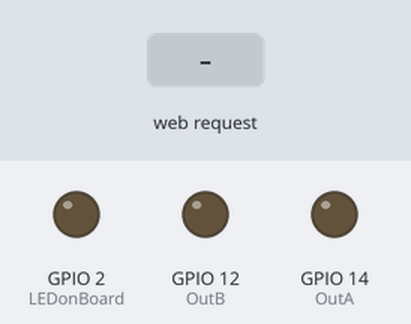
Simulated run of this sketch. Board: ESP8266 (NodeMCU). Parts: output pins drawn as LEDs (lit = HIGH). The test bench sets the inputs (shaded band). WiFi joins after 1.5 s; servers stay silent unless stated; what the sketch prints to the serial monitor is not drawn.

Above: at 0.0 s.
At 3.7 s:
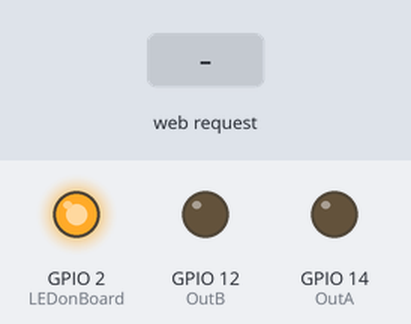
3.8 s: HTTP request GET /setPOS?POS=1 received
5.3 s: HTTP request GET /setTDir received
Timing chart, 0 to 8.3 s (numbered marks = the images above; inputs shaded):
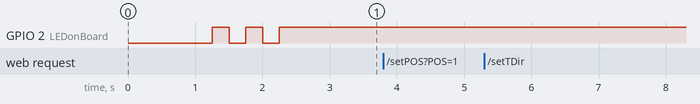

The sketch:

ESP8266_Model_Railroad_Layout_Control.ino
```cpp
/*
 * Arduino code for controlling a model railroad layout with an ESP8266 using a browser on a device in local network.
 *
 * This example can control a locomotive and a turnout.
 *
 * You can add more turnouts and locomotive controls by modifying this and the PageIndex.h code.
 *
 * Made by KushagraK7: https://www.instructables.com/member/KushagraK7/
 *
 * The ESP8266 and the controlling device such as the laptop or the smartphone should be in the same local network.
 *
 *
 */

#include <ESP8266WiFi.h>
#include <ESP8266WebServer.h>

#include "PageIndex.h"; //--> Include the contents of the User Interface Web page, stored in the same folder as the .ino file

#define LEDonBoard 2  //--> Defining an On Board LED, used for indicators when the process of connecting to a wifi router

//PWM outputs for locomotive's speed and direction control
#define OutA 14
#define OutB 12

//Digital outputs for turnout control
#define T1A 13
#define T1B 15

//----------------------------------------SSID and Password of your WiFi router
const char *ssid = "Router_SSID";
const char *password = "Router_Password";
//----------------------------------------

int p = 0;
int m = 1;
int sp;
float spe = 0;

String POS;
String Dir;
String TNo;
String TDir;

ESP8266WebServer server(80);  //--> Server on port 80

//----------------------------------------This routine is executed when you open NodeMCU ESP8266 IP Address in browser
void handleRoot() {
 String s = MAIN_page; //Read HTML contents
 server.send(200, "text/html", s); //Send web page
}
//----------------------------------------

//----------------------------------------Procedure for handling servo control
void setSpeed()
{
  POS = server.arg("POS");

  p = POS.toInt();

  Serial.print("Position:  ");
  Serial.print(p);
  Serial.print("  Direction:  ");
  Serial.println(m);
  server.send(200, "text/plane","");


}

void setDir()
{
  Dir = server.arg("Dir");

  if(Dir.length()  != 0) m = Dir.toInt();


  Serial.print("Position:  ");
  Serial.print(p);
  Serial.print("  Direction:  ");
  Serial.println(m);
  server.send(200, "text/plane","");

}

void setTNo()
{
  TNo = server.arg("TNo");
}

void setTDir()
{
  TDir = server.arg("TDir");

  turnout(TNo, TDir);

  Serial.print("Turnout ");
  Serial.print(TNo);
  Serial.print("'s direction: ");
  Serial.println(TDir);
}

void run(int s)
{
  if(s > 0 && s <= 255)
  {
    digitalWrite(OutB, LOW);
    analogWrite(OutA, s);
  }

  if(s < 0 && s >= -255)
  {
    digitalWrite(OutA, LOW);
    analogWrite(OutB, -s);
  }

  else
  {
    digitalWrite(OutB, LOW);
    digitalWrite(OutA, LOW);
  }

}

void turnout(String tNo, String tDir)
{

  if(tNo == "1")
  {
    if(tDir == "1")
    {
      digitalWrite(T1A, HIGH);
      delay(25);
      digitalWrite(T1A, LOW);
    }

    if(tDir == "0")
    {
      digitalWrite(T1B, HIGH);
      delay(25);
      digitalWrite(T1B, LOW);
    }
  }

}
//----------------------------------------
//----------------------------------------Setup----------------------------------------
void setup() {
  Serial.begin(115200);
  delay(1000);

  pinMode(OutA, OUTPUT);
  pinMode(OutB, OUTPUT);


  WiFi.begin(ssid, password); //--> Connect to your WiFi router
  Serial.println("");

  pinMode(LEDonBoard,OUTPUT); //--> On Board LED port Direction output
  digitalWrite(LEDonBoard, HIGH); //--> Turn off Led On Board

  //----------------------------------------Wait for connection
  Serial.print("Connecting");
  while (WiFi.status() != WL_CONNECTED) {
    Serial.print(".");
    //----------------------------------------Make the On Board Flashing LED on the process of connecting to the wifi router.
    digitalWrite(LEDonBoard, LOW);
    delay(250);
    digitalWrite(LEDonBoard, HIGH);
    delay(250);
    //----------------------------------------
  }
  //----------------------------------------
  digitalWrite(LEDonBoard, HIGH); //--> Turn off the On Board LED when it is connected to the wifi router.
  //----------------------------------------If connection is successful then show IP address in serial monitor
  Serial.println("");
  Serial.print("Successfully connected to : ");
  Serial.println(ssid);
  Serial.print("IP address: ");
  Serial.println(WiFi.localIP());
  //----------------------------------------

  //----------------------------------------Initialize Webserver
  server.on("/",handleRoot);  //--> Routine to handle at root location. This is to display web page.
  server.on("/setPOS", setSpeed);
  server.on("/setDir", setDir);
  server.on("/setTNo", setTNo);
  server.on("/setTDir", setTDir);
  server.begin();
  Serial.println("HTTP server started");
}
//------------------------------------------------------------------------------------
//----------------------------------------Loop----------------------------------------
void loop() {
 server.handleClient();

 sp = map(p, 0, 100, 0, 255);

 if(spe < sp*m) spe+= 0.1;
 if(spe > sp*m) spe-= 0.1;

 run(spe);
}
//------------------------------------------------------------------------------------
```

PageIndex.h
```cpp
const char MAIN_page[] PROGMEM = R"=====(

<!DOCTYPE html>
<html>
  <head>
    <meta name="viewport" content="width=device-width, initial-scale=1">
    <style>
      html {
        font-family: Arial;
        display: inline-block;
        margin: 0px auto;
        text-align: center;
      }

      .container {
        height: 200px;
        position: relative;
      }

      .center {
        margin: 0;
        position: absolute;
        top: 50%;
        left: 50%;
        -ms-transform: translate(-50%, -50%);
        transform: translate(-50%, -50%);
      }

      .slidecontainer {
        width: 100%;
      }

      .slider {
        -webkit-appearance: none;
        width: 50%;
        height: 15px;
        border-radius: 5px;
        background: #d3d3d3;
        outline: none;
        opacity: 0.7;
        -webkit-transition: .2s;
        transition: opacity .2s;
      }

      .slider:hover {
        opacity: 1;
      }

      .slider::-webkit-slider-thumb {
        -webkit-appearance: none;
        appearance: none;
        width: 25px;
        height: 25px;
        border-radius: 50%;
        background: #FFA500;
        cursor: pointer;
      }

      .slider::-moz-range-thumb {
        width: 25px;
        height: 25px;
        border-radius: 50%;
        background: #FFA500;
        cursor: pointer;
      }

	  .btn-group button {


		background-color: #FFA500; /* Orange background */
		border: 5px solid grey;
		color: white; /* White text */
		padding: 10px 40px; /* Some padding */
		cursor: pointer; /* Pointer/hand icon */

	  }

/* Clear floats (clearfix hack) */
.btn-group:after {
  content: "";
  clear: both;
  display: table;
}

.btn-group button:not(:last-child) {
  border-right: none; /* Prevent double borders */
}

/* Add a background color on hover */
.btn-group button:hover {
  background-color: #FF8C00;
}
    </style>
  </head>
  <body style="background-color:grey;">


    <h1>Model Railroad Layout Control</h1>


      <p>Value : <span id="v1"></span></p>
	    <p>Direction : <span id="dir"></span></p>

    <div class="slidecontainer">
      <input
	  type="range" orient="vertical" min="0" max="100" value="0" class="slider" id="myRange"
	  >

	</div>

   <div class="container">
      <div class="center">
        	<div class="btn-group">
          <button Forward onclick="forward()"> Forward </button>
          <button Stop onclick= "stop()" > Stop </button>
          <button Reverse onclick="reverse()" > Reverse </button>
        	</div>
	    </div>
    </div>

    <div class="container">
      <p> Turnout 1 <span id="tt"></span></p>
        <div class="center">
            <div class="btn-group">
            <button Left onclick="tLeft(1)"> Left </button>
            <button Right onclick= "tRight(1)"> Right </button>
            </div>
        </div>
    </div>


    <script>
      function sendData(pos) {
        var xhttp = new XMLHttpRequest();
        xhttp.onreadystatechange = function() {
          if (this.readyState == 4 && this.status == 200) {
            console.log(this.responseText);
          }
        };
        xhttp.open("GET", "setPOS?POS="+pos, true);
        xhttp.send();
      }

      function sendDir(dir) {
        var xhttp = new XMLHttpRequest();
        xhttp.onreadystatechange = function() {
          if (this.readyState == 4 && this.status == 200) {
            console.log(this.responseText);
          }
        };
        xhttp.open("GET", "setDir?Dir="+dir, true);
        xhttp.send();
      }

      function sendTNo(tn) {
        var xhttp = new XMLHttpRequest();
        xhttp.onreadystatechange = function() {
          if (this.readyState == 4 && this.status == 200) {
            console.log(this.responseText);
          }
        };
        xhttp.open("GET", "setTNo?TNo="+tn, true);
        xhttp.send();
      }

      function sendTDir(d) {
        var xhttp = new XMLHttpRequest();
        xhttp.onreadystatechange = function() {
          if (this.readyState == 4 && this.status == 200) {
            console.log(this.responseText);
          }
        };
        xhttp.open("GET", "setTDir?TDir="+d, true);
        xhttp.send();
      }

		function reverse() {
			dir.innerHTML = "Reverse";

      sendDir("-1");
    }

		function forward() {
			dir.innerHTML = "Forward";

      sendDir("1");
		}

		function stop()	{
		  slider.value = 0;
		  output.innerHTML = slider.value;
      sendData(output.innerHTML);
		}

    function tLeft(Tn){
      tt.innerHTML = "Left";
      sendTNo(1);
      sendTDir(0);
    }

    function tRight(Tn){
      tt.innerHTML = "Right";
      sendTNo(1);
      sendTDir(1);
    }


      var slider = document.getElementById("myRange");
      var output = document.getElementById("v1");
      output.innerHTML = slider.value;


      slider.oninput = function() {
        output.innerHTML = this.value;
        sendData(output.innerHTML);
      }
    </script>

  </body>
</html>

)=====";
```

Measured:
- after the input at 5.3 s, every drawn part: stays the same
